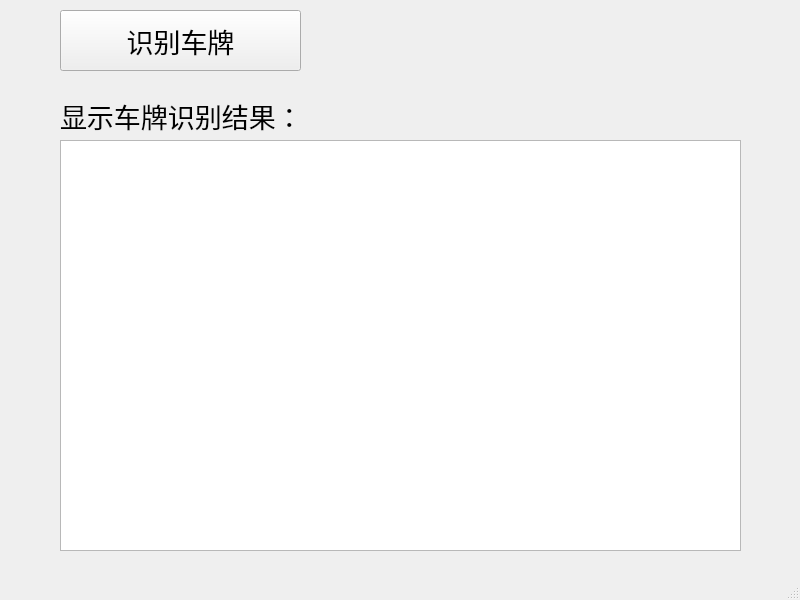
<?xml version="1.0" encoding="UTF-8"?>
<ui version="4.0">
 <class>MainWindow</class>
 <widget class="QMainWindow" name="MainWindow">
  <property name="geometry">
   <rect>
    <x>0</x>
    <y>0</y>
    <width>800</width>
    <height>600</height>
   </rect>
  </property>
  <property name="windowTitle">
   <string>MainWindow</string>
  </property>
  <widget class="QWidget" name="centralwidget">
   <widget class="QPushButton" name="pushButton">
    <property name="geometry">
     <rect>
      <x>60</x>
      <y>10</y>
      <width>241</width>
      <height>61</height>
     </rect>
    </property>
    <property name="font">
     <font>
      <family>楷体</family>
      <pointsize>20</pointsize>
     </font>
    </property>
    <property name="text">
     <string>识别车牌</string>
    </property>
   </widget>
   <widget class="QTextEdit" name="textEdit">
    <property name="geometry">
     <rect>
      <x>60</x>
      <y>140</y>
      <width>681</width>
      <height>411</height>
     </rect>
    </property>
    <property name="font">
     <font>
      <family>楷体</family>
      <pointsize>20</pointsize>
     </font>
    </property>
   </widget>
   <widget class="QLabel" name="label">
    <property name="geometry">
     <rect>
      <x>60</x>
      <y>100</y>
      <width>261</width>
      <height>31</height>
     </rect>
    </property>
    <property name="font">
     <font>
      <family>楷体</family>
      <pointsize>20</pointsize>
     </font>
    </property>
    <property name="text">
     <string>显示车牌识别结果：</string>
    </property>
   </widget>
  </widget>
  <widget class="QMenuBar" name="menubar">
   <property name="geometry">
    <rect>
     <x>0</x>
     <y>0</y>
     <width>800</width>
     <height>23</height>
    </rect>
   </property>
  </widget>
  <widget class="QStatusBar" name="statusbar"/>
 </widget>
 <resources/>
 <connections/>
</ui>
